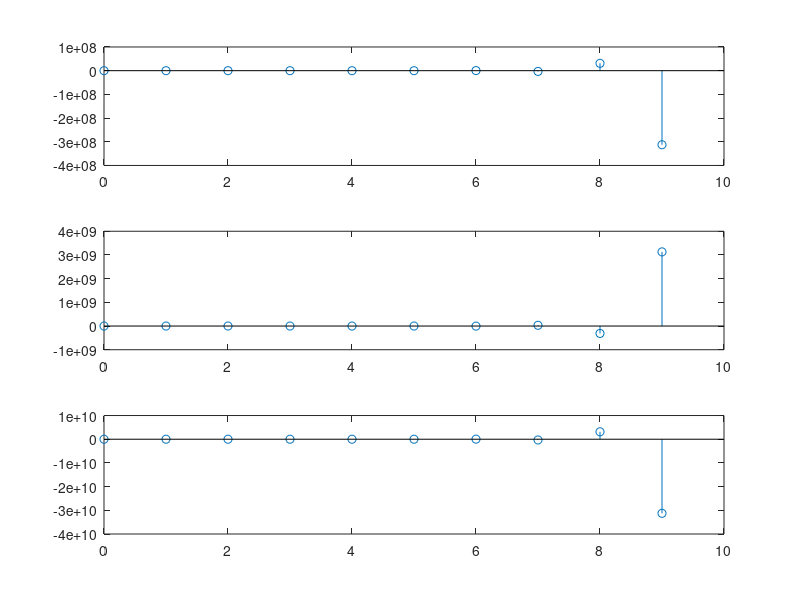

MATLAB code to generate this figure:
clc;clear all;close all;
N=10; 
n=0:N-1;
x1=zeros(1,N);
x2=zeros(1,N);
x3=zeros(1,N);
x1(1)=1;
x2(1)=1;
x3(1)=1;
for i=1:N-1 
%    x1(i+1)=x2(i);
%    x2(i+1)=-0.5*x1(i)-x2(i);
     x1(i+1)= x2(i);
     x2(i+1)= x3(i);
     x3(i+1)= -200*x1(i)-60*x2(i)-14*x3(i);
end
figure(1);
subplot(3,1,1);
stem(n,x1);
subplot(3,1,2);
stem(n,x2);
subplot(3,1,3);
stem(n,x3);
print("pr.pdf")
%print(hv,"prove.pdf","-dpdflatexstandalone");
%system("pdflatex prove");
